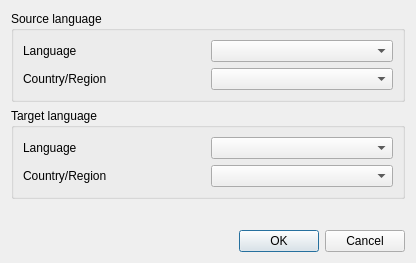
<?xml version="1.0" encoding="UTF-8"?>
<ui version="4.0">
 <class>TranslationSettingsDialog</class>
 <widget class="QDialog" name="translationSettingsDialog">
  <property name="geometry">
   <rect>
    <x>0</x>
    <y>0</y>
    <width>416</width>
    <height>263</height>
   </rect>
  </property>
  <property name="windowTitle">
   <string/>
  </property>
  <layout class="QVBoxLayout" name="verticalLayout">
   <item>
    <widget class="QGroupBox" name="srcGroupBox">
     <property name="title">
      <string>Source language</string>
     </property>
     <layout class="QGridLayout" name="_2">
      <property name="margin">
       <number>9</number>
      </property>
      <property name="spacing">
       <number>6</number>
      </property>
      <item row="0" column="1">
       <widget class="QComboBox" name="srcCbLanguageList"/>
      </item>
      <item row="0" column="0">
       <widget class="QLabel" name="srcLblLanguage">
        <property name="text">
         <string>Language</string>
        </property>
        <property name="buddy">
         <cstring>tgtCbLanguageList</cstring>
        </property>
       </widget>
      </item>
      <item row="1" column="1">
       <widget class="QComboBox" name="srcCbCountryList"/>
      </item>
      <item row="1" column="0">
       <widget class="QLabel" name="srcLblCountry">
        <property name="text">
         <string>Country/Region</string>
        </property>
       </widget>
      </item>
     </layout>
    </widget>
   </item>
   <item>
    <widget class="QGroupBox" name="tgtGroupBox">
     <property name="title">
      <string>Target language</string>
     </property>
     <layout class="QGridLayout">
      <property name="margin">
       <number>9</number>
      </property>
      <property name="spacing">
       <number>6</number>
      </property>
      <item row="0" column="1">
       <widget class="QComboBox" name="tgtCbLanguageList"/>
      </item>
      <item row="0" column="0">
       <widget class="QLabel" name="tgtLblLanguage">
        <property name="text">
         <string>Language</string>
        </property>
        <property name="buddy">
         <cstring>tgtCbLanguageList</cstring>
        </property>
       </widget>
      </item>
      <item row="1" column="1">
       <widget class="QComboBox" name="tgtCbCountryList"/>
      </item>
      <item row="1" column="0">
       <widget class="QLabel" name="tgtLblCountry">
        <property name="text">
         <string>Country/Region</string>
        </property>
       </widget>
      </item>
     </layout>
    </widget>
   </item>
   <item>
    <spacer name="verticalSpacer">
     <property name="orientation">
      <enum>Qt::Vertical</enum>
     </property>
     <property name="sizeHint" stdset="0">
      <size>
       <width>20</width>
       <height>100</height>
      </size>
     </property>
    </spacer>
   </item>
   <item>
    <widget class="QDialogButtonBox" name="buttonBox">
     <property name="orientation">
      <enum>Qt::Horizontal</enum>
     </property>
     <property name="standardButtons">
      <set>QDialogButtonBox::Cancel|QDialogButtonBox::Ok</set>
     </property>
    </widget>
   </item>
  </layout>
 </widget>
 <resources/>
 <connections>
  <connection>
   <sender>buttonBox</sender>
   <signal>rejected()</signal>
   <receiver>translationSettingsDialog</receiver>
   <slot>reject()</slot>
   <hints>
    <hint type="sourcelabel">
     <x>216</x>
     <y>241</y>
    </hint>
    <hint type="destinationlabel">
     <x>222</x>
     <y>213</y>
    </hint>
   </hints>
  </connection>
 </connections>
</ui>
